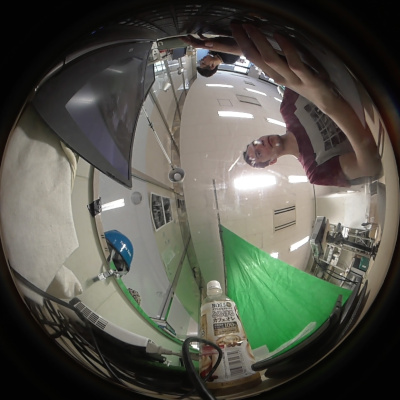
//> input picture 400x400.jpg, 400 x 400 px
$ ./equirectangularConversionTop ../400x400.jpg   (built with g++ and OpenCV 4)
//> lines starting //> are read from the running program, lines starting //| are printed output that depends on the picture; after the words box and inside, x2 and y2 are one past the last pixel; in counts of white or black regions, pixels touching at a corner belong together
#include "opencv2/opencv.hpp"
#include "opencv2/highgui/highgui.hpp"
#include <chrono>

using namespace cv;
using namespace std;

using namespace std::chrono;


Mat origFile;
Mat orig;
Mat out;

bool mouseDown = false;
double lastProp = -1;
void update(double);
void origCallBack(int event, int x, int y, int flags, void* userdata) {
	int radius = orig.rows/2;
	int dx = x - orig.cols/2;
	int dy = y - orig.rows/2;
	double prop = sqrt(dx*dx + dy*dy) / radius;
    if ( event == EVENT_LBUTTONDOWN ) {
    	mouseDown = true;
		update(prop);
	} else if ( event == EVENT_LBUTTONUP ) {
		mouseDown = false;
	} else if ( event == EVENT_MOUSEMOVE ) {
		//if (mouseDown)
		//	update(prop);
	}
}
void outCallBack(int event, int x, int y, int flags, void* userdata) {
    if ( event == EVENT_LBUTTONDOWN ) {
    	mouseDown = true;
		update((double)y/out.rows);
	} else if ( event == EVENT_LBUTTONUP ) {
		mouseDown = false;
	} else if ( event == EVENT_MOUSEMOVE ) {
		if (mouseDown)
			update((double)y/out.rows);
	}
}
void update(double prop) {
	if (prop == lastProp) {
		return;
	}
	lastProp = prop;
	orig = origFile.clone();

//	int radius = 720;
//	int maxAngle = 3200;
//	int maxAngle = 2000;
	int radius = orig.rows/2;
	int maxAngle = prop*radius * 2*CV_PI;
//	int maxAngle = (int)radius * 2 * CV_PI;

	out = Mat(radius, maxAngle, orig.type());


	float dx = orig.cols/2;
	float dy = orig.rows/2;
	//float dy = orig.rows/4;
	for (int a = 0; a < maxAngle; a++) {
		for (int r = 0; r < radius; r++) {
			float x = sin(a*2*CV_PI / maxAngle) * r + dx;
			float y = cos(a*2*CV_PI / maxAngle) * r + dy;

			//cout << "access " << (int)x << " , " << (int)y << "  " << orig.rows << endl;
			out.at<Vec3b>(r, a) = orig.at<Vec3b>(y, x);
			//orig.at<Vec3b>(y, x) = Vec3b(255, 0, 0);
		}
	}
	line(out, Point(0, maxAngle*radius/(2*CV_PI*radius)), Point(out.cols, maxAngle*radius/(2*CV_PI*radius)), Scalar(0, 0, 255));
	circle(orig, Point(orig.cols/2, orig.rows/2), maxAngle*radius/(2*CV_PI*radius), Scalar(0, 0, 255));

//	resize(out, out, Size(), 0.25, 0.25);
	imshow("orig", orig);
	imshow("out", out);
}
int main(int argc, char** argv) {

	if (argc != 2) {
		cerr << "missing file" << endl;
		return -1;
	}

	origFile = imread(argv[1]);
//> origFile is the input picture: 400 rows x 400 cols, CV_8UC3; mean B, G, R 75.5, 85.1, 84.2
	cout << "orig channels: " << origFile.channels() << endl;
//| orig channels: 3
	//circle(origFile, Point(origFile.cols/2, origFile.rows*0/4), origFile.cols/2, Scalar(0, 255, 0), 1);

	namedWindow("out", 1);
	setMouseCallback("out", outCallBack, NULL);
	namedWindow("orig", 1);
	setMouseCallback("orig", origCallBack, NULL);

	update(1.0);
//> after the loop in update, `for (int a = 0; a < maxAngle; a++)`:
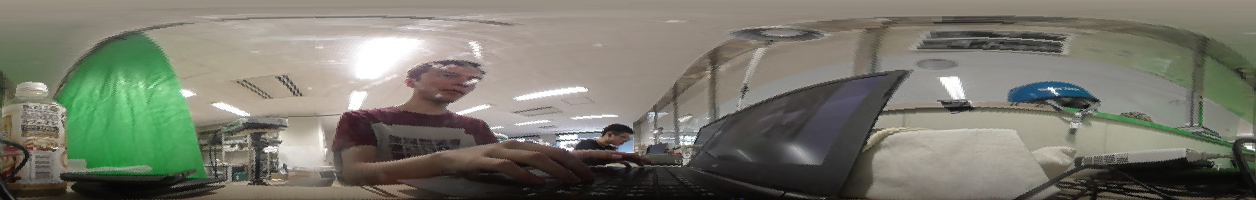
//> out: 200 rows x 1256 cols, CV_8UC3; mean B, G, R 107.9, 120.1, 119.8
//> in update, `line(out, Point(0, maxAngle*radius/(2*CV_PI*radius)), Point(out.cols, ..`:
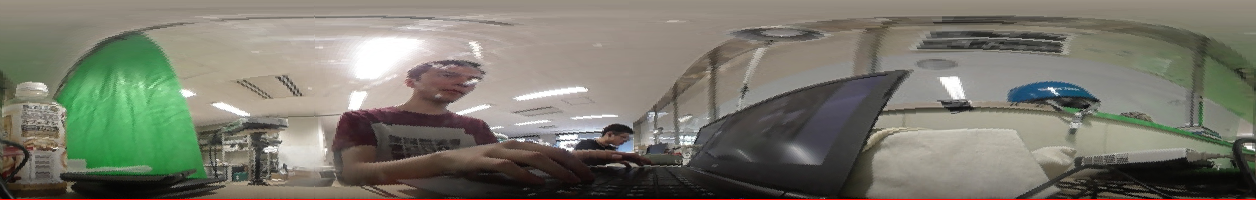
//> out: 200 rows x 1256 cols, CV_8UC3; 0.5% of pixels changed, all inside (x1, y1, x2, y2) = (0, 199, 1256, 200)
//> in update, `circle(orig, Point(orig.cols/2, orig.rows/2), maxAngle*radius/(2*CV_PI..`:
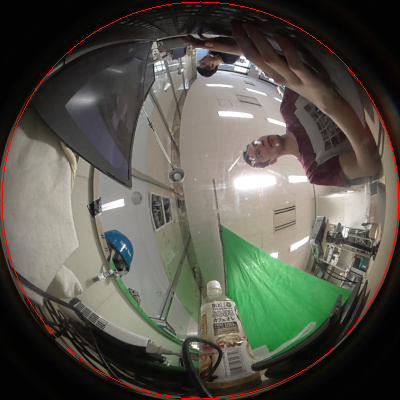
//> orig: 400 rows x 400 cols, CV_8UC3; 0.7% of pixels changed, all inside (x1, y1, x2, y2) = (1, 1, 400, 400)

	while (waitKey(0) != 27) {
//> the Esc key is pressed
	}
	destroyAllWindows();

	return 0;
}
